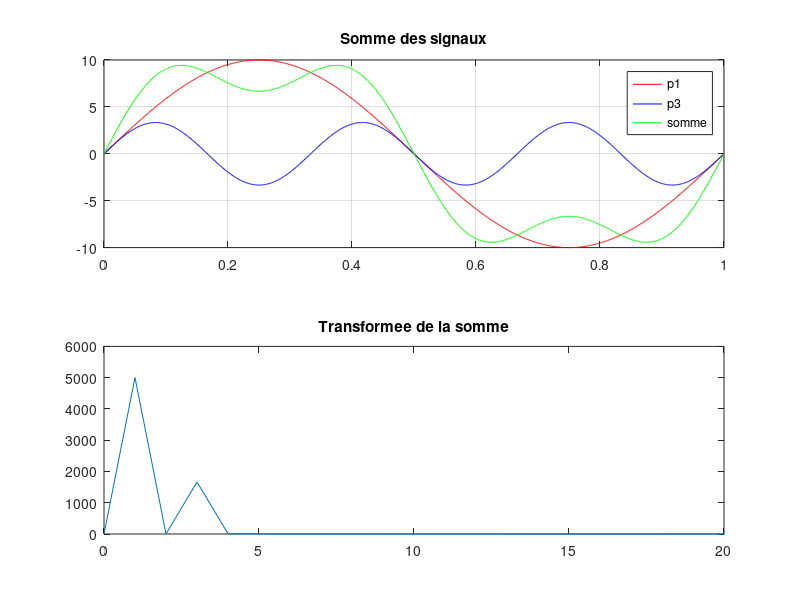

MATLAB code for this plot:
clear all;
close all;

t = (0:0.001:1);

p1 = 10*sin(2*pi*t);

p3 = (10/3)*sin(6*pi*t);

ptot = p1+p3;

subplot(2,1,1);
plot(t,p1, 'r');
hold on;
plot(t,p3, 'b');
hold on;
plot(t, ptot, 'g');
grid on;
legend("p1","p3","somme");
title("Somme des signaux");
hold off;

subplot(2,1,2);
f = (0:1000);
spec = abs(fft(ptot));
plot(f, spec);
xlim([0 20]);
title("Transformee de la somme");

print("annexe2.png", '-dPNG');
